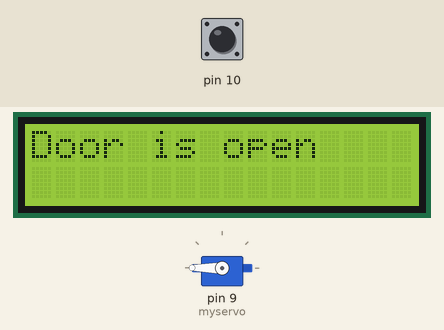
Recording of a sketch running on a simulated Arduino Uno, built with avr-gcc and run on an emulated ATmega328P. Parts: 16×2 character LCD, servo. The test bench sets the inputs (shaded band); at power-on: pin 10 LOW. What the sketch prints to the serial monitor is not drawn.

Above: at 1.6 s.
1.7 s: pin 10 pulsed HIGH 5 times (0.12 s each, 0.3 s apart)
At 3.1 s:
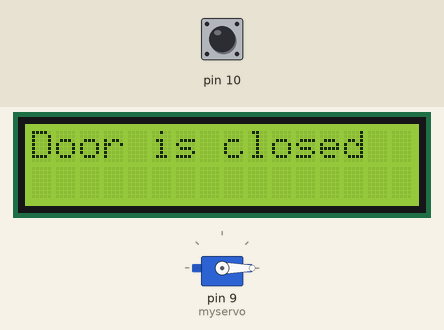
At 5.5 s:
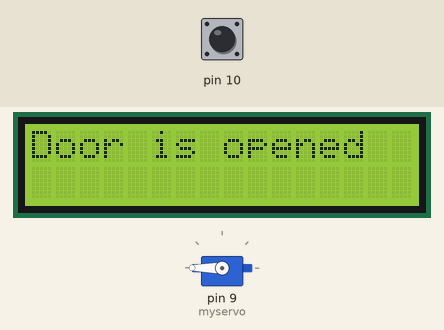
Timing chart, 0 to 7.0 s (numbered marks = the images above; inputs shaded):
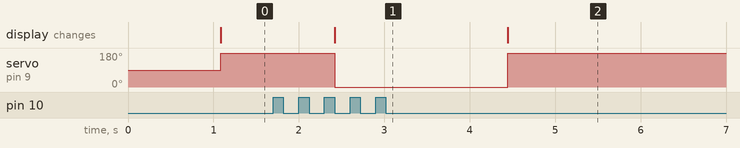

The sketch:

servo_bill.ino
```cpp
#include <Servo.h>
#include<LiquidCrystal.h>
const int Rs=2,e=3,D4=4,D5=5,D6=6,D7=7;
LiquidCrystal lcd(Rs,e,D4,D5,D6,D7);
Servo myservo;
int trigg=8;
int encho=10;
void setup() {
  lcd.begin(16,2);
  myservo.attach(9);
  pinMode(8,OUTPUT);
  pinMode(10,INPUT);
  Serial.begin(9600);
}
void loop() {
  digitalWrite(8,LOW);
  delay(10);
  digitalWrite(8,HIGH);
  delay(10);
  digitalWrite(8,LOW);
  long pulse=pulseIn(10,HIGH);
  int distance=pulse*0.0343/2;
  Serial.println(distance);
  if (distance<10)
  {
  lcd.setCursor(0,0);
  myservo.write(180);
  lcd.print("Door is open");
  delay(1000);
  }
  else
  {
  lcd.setCursor(0,0);
  myservo.write(0);
  lcd.print("Door is closed");
  delay(1000);
  }
}
```

Measured:
- after the input at 1.7 s, servo on pin 9 (myservo): 180° → 0° after 0.72 s, → 180° 2.0 s later; the display: changes after 0.72 s (image 1)
